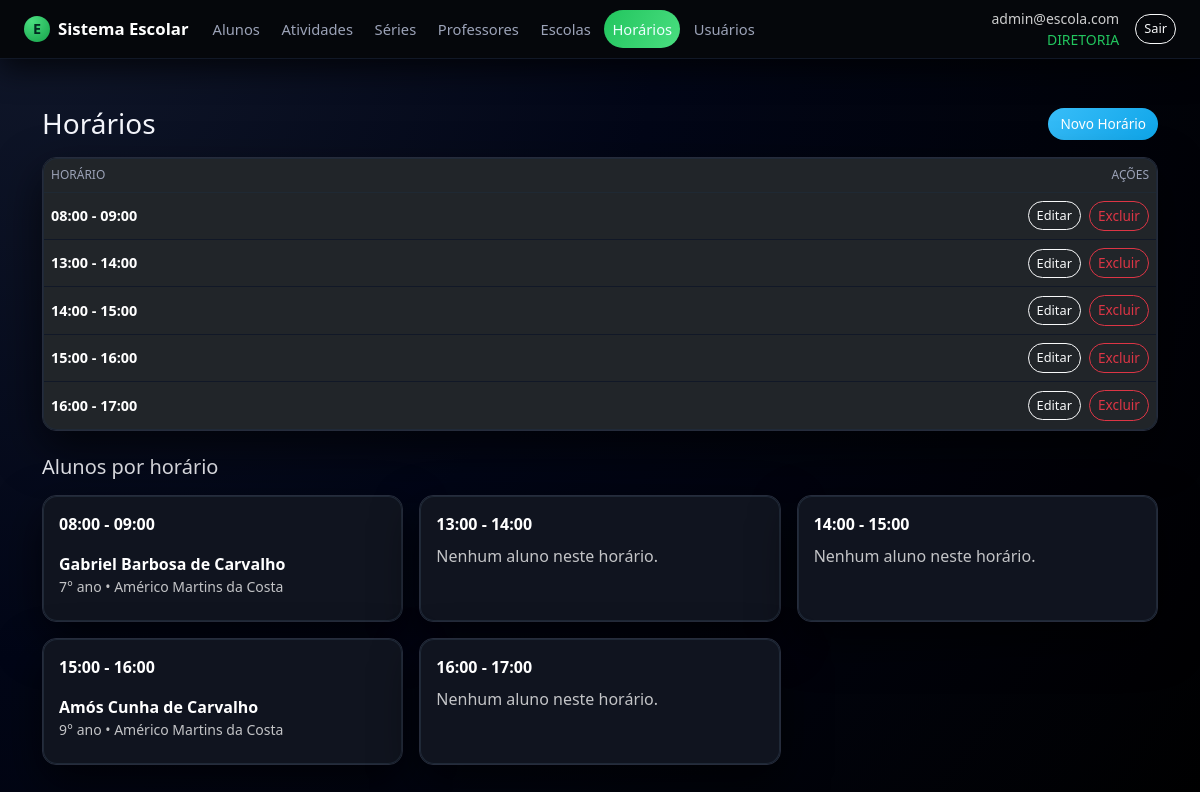
Page /horarios/ (signed in) on the earlier database version.
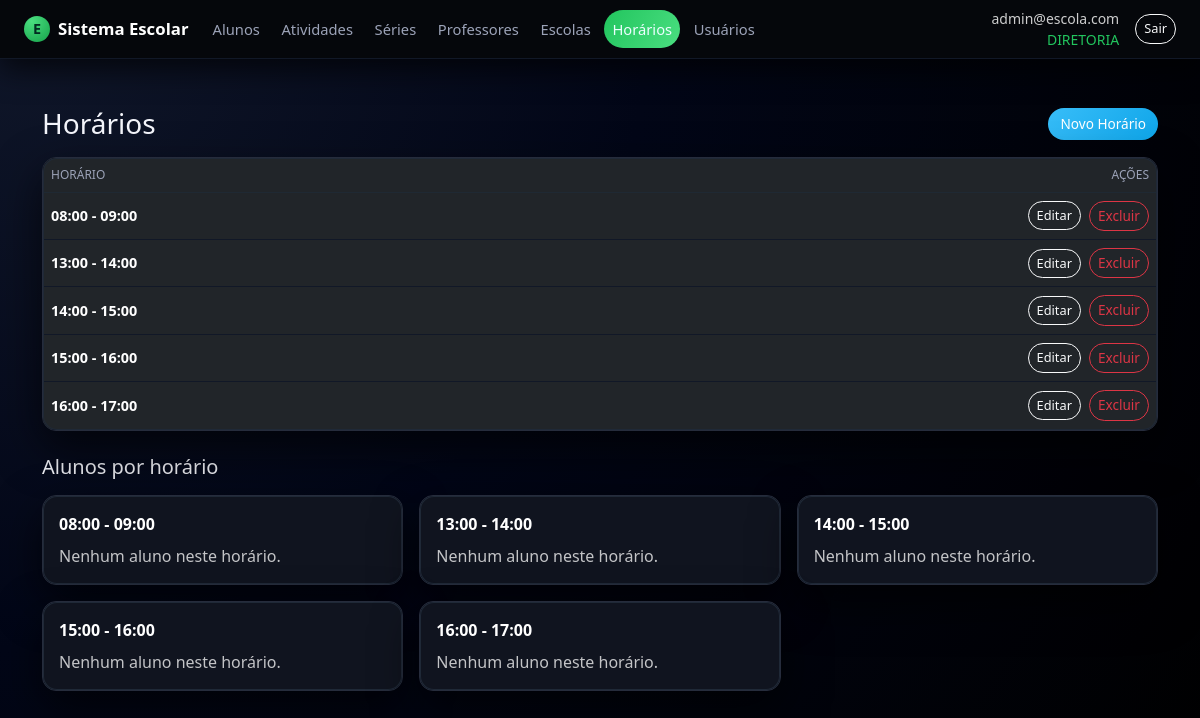
Same page on the later database version.
### app.py (models this page shows)
class Horario(db.Model):
    __tablename__ = "horario"
    id = db.Column(db.Integer, primary_key=True)
    hora_inicio = db.Column(db.String(5), nullable=False)  # HH:MM
    hora_fim = db.Column(db.String(5), nullable=False)      # HH:MM

class Aluno(db.Model):
    __tablename__ = "aluno"
    id = db.Column(db.Integer, primary_key=True)
    nome = db.Column(db.String(180), nullable=False)
    escola_id = db.Column(db.Integer, db.ForeignKey("escola.id"))
    serie_id = db.Column(db.Integer, db.ForeignKey("serie.id"))
    horario_id = db.Column(db.Integer, db.ForeignKey("horario.id"))
    telefone_cel = db.Column(db.String(30))
    telefone_fixo = db.Column(db.String(30))
    foto_path = db.Column(db.String(300))
    observacoes = db.Column(db.Text)
    naturalidade = db.Column(db.String(120))
    nacionalidade = db.Column(db.String(120))
    data_nascimento = db.Column(db.Date)
    idade = db.Column(db.Integer)
    sexo = db.Column(db.String(1))
    nome_pai = db.Column(db.String(180))
    nome_mae = db.Column(db.String(180))
    endereco = db.Column(db.String(200))
    numero = db.Column(db.String(20))
    bairro = db.Column(db.String(120))
    tem_dificuldade = db.Column(db.Boolean)
    qual_dificuldade = db.Column(db.String(255))
    toma_medicamento = db.Column(db.Boolean)
    qual_medicamento = db.Column(db.String(255))
    inicio_aulas = db.Column(db.Date)
    mensalidade_opcao = db.Column(db.String(60))
    escola = db.relationship("Escola", lazy="joined")
    serie = db.relationship("Serie", lazy="joined")
    horario = db.relationship("Horario", lazy="joined")

class Serie(db.Model):
    __tablename__ = "serie"
    id = db.Column(db.Integer, primary_key=True)
    nome = db.Column(db.String(120), nullable=False, unique=True)

class Escola(db.Model):
    __tablename__ = "escola"
    id = db.Column(db.Integer, primary_key=True)
    nome = db.Column(db.String(120), nullable=False, unique=True)

### app.py (the view)
@app.route("/horarios/")
@login_required
def horarios_list():
    if current_user.is_responsavel() or current_user.is_aluno():
        flash("Acesso nÃ£o autorizado.", "warning")
        return redirect(url_for("index"))
    items = Horario.query.order_by(Horario.hora_inicio.asc()).all()
    alunos = Aluno.query.order_by(Aluno.nome.asc()).all()
    alunos_por_horario = {}
    alunos_sem_horario = []
    for a in alunos:
        if a.horario_id:
            alunos_por_horario.setdefault(a.horario_id, []).append(a)
        else:
            alunos_sem_horario.append(a)
    return render_template(
        "horarios/listar.html",
        items=items,
        alunos_por_horario=alunos_por_horario,
        alunos_sem_horario=alunos_sem_horario,
    )

### app.py (called while the page is built)
@login_manager.user_loader
def load_user(uid):
    return db.session.get(Usuario, int(uid))

@app.context_processor
def inject_can():
    return dict(can=can)

    def papel_upper(self):
        return (self.papel or "").upper()

    def is_diretoria(self):
        return self.papel_upper() == "DIRETORIA"

    def is_responsavel(self):
        return self.papel_upper() == "RESPONSAVEL"

    def is_aluno(self):
        return self.papel_upper() == "ALUNO"

### templates/horarios/listar.html (shortened to what this page needs)
{% extends "base.html" %}
{% block content %}
<div class="container py-4">
  <div class="d-flex justify-content-between align-items-center mb-3">
    <h3 class="mb-0">Horários</h3>
    {% if current_user.is_diretoria() %}
      <a href="{{ url_for('horarios_novo') }}" class="btn btn-primary">
        Novo Horário
      </a>
    {% endif %}
  </div>
  <div class="card mb-4">
    <div class="card-body p-0">
      <div class="table-responsive">
        <table class="table table-dark align-middle mb-0">
          <thead>
            <tr>
              <th style="width:220px">Horário</th>
              {% if current_user.is_diretoria() %}
                <th class="text-end" style="width:260px">Ações</th>
              {% endif %}
            </tr>
          </thead>
          <tbody>
            {% for h in items %}
              <tr>
                <td class="fw-semibold">
                  {{ h.hora_inicio }} - {{ h.hora_fim }}
                </td>
                {% if current_user.is_diretoria() %}
                  <td class="text-end">
                    <div class="d-inline-flex gap-2 align-items-center">
                      <button
                        type="button"
                        class="btn btn-outline-light btn-sm btn-editar-horario"
                        data-id="{{ h.id }}">
                        Editar
                      </button>
                      <form method="post"
                            action="{{ url_for('horarios_excluir', id=h.id) }}"
                            class="d-inline"
                            onsubmit="return confirm('Excluir este horário?');">
                        <button class="btn btn-outline-danger btn-sm" type="submit">Excluir</button>
                      </form>
                    </div>
                  </td>
                {% endif %}
              </tr>
            {% endfor %}
          </tbody>
        </table>
      </div>
    </div>
  </div>
  <h5 class="mb-3">Alunos por horário</h5>
  <div class="row g-3">
    {% for h in items %}
      {% set lista = alunos_por_horario.get(h.id, []) %}
      <div class="col-12 col-md-6 col-lg-4">
        <div class="card h-100">
          <div class="card-body">
            <div class="d-flex justify-content-between align-items-center mb-2">
              <div class="fw-semibold">{{ h.hora_inicio }} - {{ h.hora_fim }}</div>
            </div>
            {% if lista %}
              <div>
                {% for a in lista %}
                  <div class="aluno-item">
                    <div class="fw-semibold">{{ a.nome }}</div>
                    <div class="small text-secondary">
                      {% if a.serie %}{{ a.serie.nome }}{% else %}—{% endif %}
                      {% if a.escola %} • {{ a.escola.nome }}{% endif %}
                    </div>
                  </div>
                {% endfor %}
              </div>
            {% else %}
              <div class="text-secondary">Nenhum aluno neste horário.</div>
            {% endif %}
          </div>
        </div>
      </div>
    {% endfor %}
  </div>
</div>
{% endblock %}

Differences in the rows shown:
removed Aluno: nome "Gabriel Barbosa de Carvalho", serie.nome "7° ano", escola.nome "Américo Martins da Costa", shown under Horario (number 1 of 5 on the later page)
removed Aluno: nome "Amós Cunha de Carvalho", serie.nome "9° ano", escola.nome "Américo Martins da Costa", shown under Horario (number 4 of 5 on the later page)
shown differently, row unchanged: Horario (number 1 of 5 on the later page): now shows "Nenhum aluno neste horário."
shown differently, row unchanged: Horario (number 4 of 5 on the later page): now shows "Nenhum aluno neste horário."
